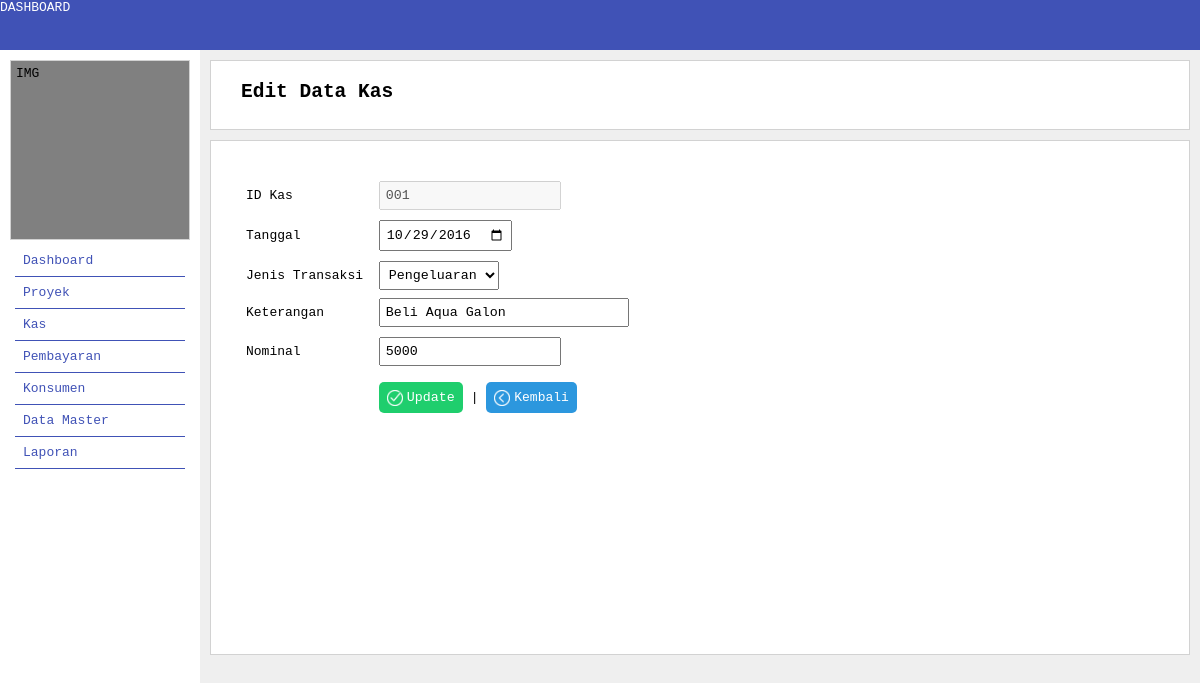
The app's page /kas/editkas/001 with its own data.
### tables this page shows
CREATE TABLE IF NOT EXISTS `tb_kas` (
  `id_kas` varchar(8) NOT NULL,
  `tanggal_transaksi` date DEFAULT NULL,
  `jenis_transaksi` varchar(2) DEFAULT NULL,
  `keterangan_transaksi` varchar(30) DEFAULT NULL,
  `nominal_transaksi` float DEFAULT NULL,
  PRIMARY KEY (`id_kas`)
);

### application/controllers/Kas.php (called while the page is built, shortened)
<?php
    class Kas extends CI_Controller{
		function EditKas(){
			$this->load->model('kas_model');
			$data['kas'] = $this->kas_model->getdata_kas_byid();
			$this->load->view('kas/v_edit_kas.php',$data);
		}
    }
?>

### index.php (called while the page is built, shortened)
<?php
require_once BASEPATH.'core/CodeIgniter.php';

### application/models/Kas_model.php (called while the page is built, shortened)
<?php
class Kas_model extends CI_Model {
  public function getdata_kas_byid(){
   	$id_kas = $this->uri->segment(3);
   	$q = $this->db->get_where('tb_kas',array('id_kas' => $id_kas,) );
    return $q->result_array();
  }
}

### application/views/kas/v_edit_kas.php (the view, shortened to what this page needs)
<?php include "/../templates/header.php"; ?>
<div id="content">
		<div id="content-container">
			<div id="content-header">
				<h2>Edit Data Kas</h2>
			</div>
			<div id="content-main">
				<?php
					foreach ($kas as $row) {
						$id_kas = $row['id_kas'];
						$tanggal = $row['tanggal_transaksi'];
						$jenis_transaksi = $row['jenis_transaksi'];
						$keterangan = $row['keterangan_transaksi'];
						$nominal = $row['nominal_transaksi'];
					}
				?>
				<form method="post" action="<?php echo base_url()?>kas/editproses">
					<div class="form-group">
						<label for="id_transaksi" class="form-label">ID Kas</label>
						<input type="text"  class="form-content" disabled="true" value="<?php echo $id_kas?>" />
					</div>
					<div class="form-group">
						<label for="tanggal" class="form-label">Tanggal</label>
						<input type="date" name="tanggal" value="<?php echo $tanggal ?>" class="form-content"/>
					</div>
					<div class="form-group">
						<label for="jenis_transaksi" class="form-label">Jenis Transaksi</label>
						<select name="jenis_transaksi" class="form-content">
							<?php
								if($jenis_transaksi=="DB"){
									echo "<option value=\"DB\" selected=\"selected\">Pengeluaran</option><option value=\"CR\">Pemasukan</option>";
								} else if($jenis_transaksi=="CR"){
									echo "<option value=\"DB\" >Pengeluaran</option><option value=\"CR\" selected=\"selected\">Pemasukan</option>";
								}
							?>
						</select>
					</div>
					<div class="form-group">
						<label for="keterangan" class="form-label">Keterangan</label>
						<input type="text" name="keterangan" value="<?php echo $keterangan ?>" class="long-text form-conten "/>
					</div>
					<div class="form-group">
						<label for="nominal" class="form-label">Nominal </label>
						<input type="text" name="nominal" value="<?php echo $nominal ?>" class="form-content"/>
					</div>
					<br/>
					<div class="form-group">
						<div class="form-label"></div>
						<button type="submit" class="button-save">
							<span class="button-icon">
								<img src="<?php echo base_url("style/icon/save.png"); ?>" width="16px" height="16px">
							</span>
							<div class="button-label">
								Update
							</div>
						</button>
						|
						<a href="<?php echo base_url() ?>kas" class="button">
							<span class="button-icon">
								<img src="<?php echo base_url("style/icon/back.png"); ?>" width="16px" height="16px">
							</span>
							<div class="button-label">
								Kembali
							</div>
						</a>
					</div>
				</form>
			</div>
		</div>
	</div>
<?php include "/../templates/footer.php"; ?>

### style/css/custom.css (style rules this page uses)
* { font-family: monospace; padding: 0px; margin: 0px; box-sizing: border-box; }
#content { background-color: blue; height: 100vh; }
#content-container { width: 100%; height: 100vh; background-color: #EFEFEF; padding-left: 205px; padding-top: 55px; }
#content-header { margin: 5px; margin-right: 10px; height: 70px; border: solid 0.5px #d2d2d2; padding-left:30px; padding-top:20px; background-color:white; }
#content-main { margin: 5px; margin-top: 10px; margin-right: 10px; height: 515px; padding-left:30px; padding-top:30px; padding-right: 30px; background-color:white; border: solid 0.5px #d2d2d2; }
.form-group { display:block; }
.form-label { width:130px; display:inline-block; padding: 5px; margin-top: 10px; }
.form-content { display:inline-block; padding: 5px; margin-top: 10px; }
.button { padding:8px; background-color:#2C97DE ; border:none; border-radius: 5px; display: inline-block; text-decoration: none; }
.button-save { padding:8px; background-color:#1FCE6D ; border:none; border-radius: 5px; display: inline-block; text-decoration: none; }
.button-icon { z-index: 0; position: absolute; }
.button-label { margin-top: 10px; display: inline; margin-left: 20px; color: white; }
.long-text { width: 250px; padding: 5px; }

### records on screen
tb_kas: id_kas "001", tanggal "10/29/2016", jenis_transaksi "Pengeluaran", keterangan "Beli Aqua Galon", nominal "5000"
